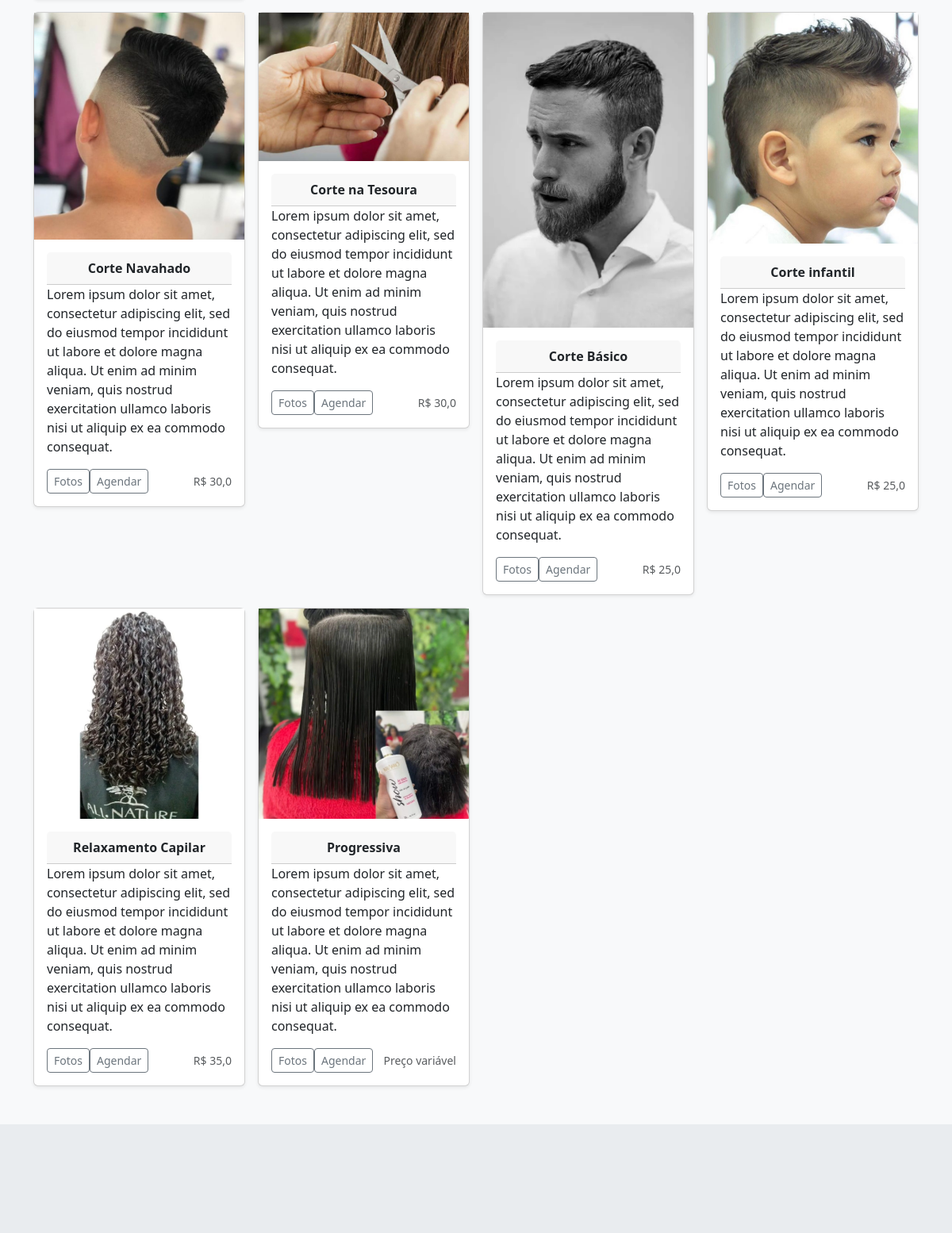
Before: / (middle part) with the older database file.
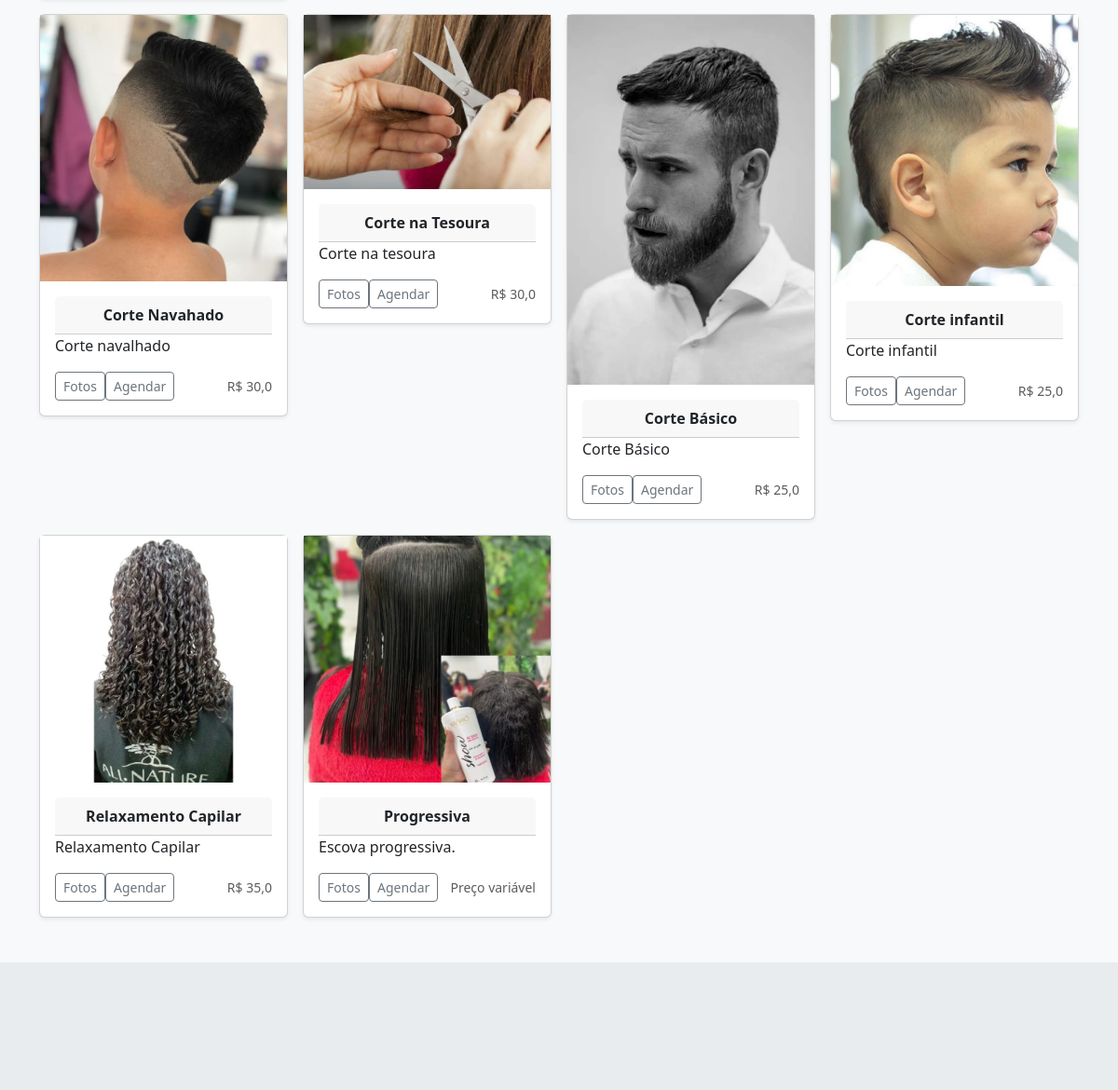
After: the same page with the newer database file.
### apps/agenda/models.py (models this page shows, shortened)
class Servico (models.Model):
    servico = models.TextField(max_length=50)
    descricao = models.TextField(max_length=500, blank=True, null=True)
    tipoServico = models.ForeignKey(TipoServico, on_delete=models.CASCADE)
    fotoPrincipal = models.ImageField(upload_to='fotos/%d/%m/%Y/', blank=True)
    valor = models.FloatField(blank=True, null=True)
    duracao = models.TimeField("Duração")

### apps/agenda/views.py (the view)
# urls.py: path("", views.index),
def index(request):
    context = {
        'servicos' : Servico.objects.all(),
        'horarios' : definir_intervalos(30),
        'formaPagamento' : FormasDePagamento.objects.all()
    }
    if request.method == 'GET':
        return render(request, "agenda/index.html", context=context)
    servicoAgenda = request.POST.get('servicoAgenda', None)
    horarioAgenda = request.POST.get('horarioAgenda', None)
    nomeAgenda  = request.POST.get('nomeAgenda', None)
    telefoneAgenda  = request.POST.get('telefoneAgenda', None)
    formaPagamento = request.POST.get('formaPagamento', None)
    cliente, _ = Cliente.objects.get_or_create(nome=nomeAgenda, celular=telefoneAgenda)
    agendaCriada, _ = Agenda.objects.get_or_create(
        servico = Servico.objects.get(pk=servicoAgenda),
        cliente = cliente,
        horario = datetime.fromtimestamp(int(horarioAgenda)).replace(second=0),
        formaPagamento = FormasDePagamento.objects.get(pk=formaPagamento)
        )
    agendaCriada.save()
    context = {
        'servicos' : Servico.objects.all(),
        'horarios' : definir_intervalos(30),
        'formaPagamento' : FormasDePagamento.objects.all()
    }
    context['agendaCriada'] = agendaCriada
    return render(request, "agenda/index.html", context=context)

### templates/agenda/index.html (shortened to what this page needs)
{% load static %}
<!doctype html>
<html lang="pt-br" data-bs-theme="auto">
<head>
  <link href="{% static 'css/bootstrap.min.css' %}" rel="stylesheet">
  <link href="{% static 'css/album.css' %}" rel="stylesheet">
  <link href="https://cdn.jsdelivr.net/npm/select2@4.1.0-rc.0/dist/css/select2.min.css" rel="stylesheet" />
<link rel="stylesheet" href="https://cdn.jsdelivr.net/npm/@eonasdan/tempus-dominus@6.4.4/dist/css/tempus-dominus.min.css">
</head>
<body>
  <main>
    <div class="album py-5 bg-body-tertiary">
      <div class="container">
        <div class="row row-cols-1 row-cols-sm-2 row-cols-md-4 g-3">
          {% if servicos %}
          {% for servicoObj in servicos %}
            <div class="col">
              <div class="card shadow-sm">
                {% if servicoObj.fotoPrincipal %}
                  <img src="{{ servicoObj.fotoPrincipal.url }}" alt="Sem imagem" />
                {% else %}
                  <img src="{% static 'img/generico.png'  %}" alt="Sem imagem" />
                {% endif %}
                <div class="card-body">
                  <p class="card-header" style="text-align: center ;"><b>{{ servicoObj.servico }}</b></p>
                  <p class="card-text">{{ servicoObj.descricao }}</p>
                  <div class="d-flex justify-content-between align-items-center">
                    <div class="btn-group">
                      <a href="{% url 'servico' servicoObj.id %}"><button type="button" class="btn btn-sm btn-outline-secondary">Fotos</button></a>
                      <a href="#agendar"><button type="button" class="btn btn-sm btn-outline-secondary" onClick="preencherAgenda({{ servicoObj.id }});">Agendar</button></a>
                    </div>
                    {% if servicoObj.valor %}
                      <small class="text-body-secondary">R$ {{ servicoObj.valor }}</small>
                    {% else %}
                      <small class="text-body-secondary">Preço variável</small>
                    {% endif %}
                  </div>
                </div>
              </div>
            </div>
            {% endfor %}
          {% endif %}
        </div>
      </div>
    </div>
    <section id="agendar">
      <div class="album py-5 bg-body-secondary">
        <div class="container">
          <div class="px-4 py-5 my-5 text-center">
          </div>
        </div>
      </div>
    </section>
  </main>
</body>
</html>

### setup/static/css/album.css (style rules this page uses)
:root { --jumbotron-padding-y: 3rem; }

Changed rows visible on the page:
changed Servico "Corte Navahado": descricao "Lorem ipsum dolor sit amet, consectetur adipiscing elit, sed do eiusmod tempor incididunt ut labore et dolore magna aliqua. Ut enim ad minim veniam, quis nostrud exercitation ullamco laboris nisi ut aliquip ex ea commodo consequat." → "Corte navalhado"
changed Servico "Corte na Tesoura": descricao "Lorem ipsum dolor sit amet, consectetur adipiscing elit, sed do eiusmod tempor incididunt ut labore et dolore magna aliqua. Ut enim ad minim veniam, quis nostrud exercitation ullamco laboris nisi ut aliquip ex ea commodo consequat." → "Corte na tesoura"
changed Servico "Corte Básico": descricao "Lorem ipsum dolor sit amet, consectetur adipiscing elit, sed do eiusmod tempor incididunt ut labore et dolore magna aliqua. Ut enim ad minim veniam, quis nostrud exercitation ullamco laboris nisi ut aliquip ex ea commodo consequat." → "Corte Básico"
changed Servico "Corte infantil": descricao "Lorem ipsum dolor sit amet, consectetur adipiscing elit, sed do eiusmod tempor incididunt ut labore et dolore magna aliqua. Ut enim ad minim veniam, quis nostrud exercitation ullamco laboris nisi ut aliquip ex ea commodo consequat." → "Corte infantil"
changed Servico "Relaxamento Capilar": descricao "Lorem ipsum dolor sit amet, consectetur adipiscing elit, sed do eiusmod tempor incididunt ut labore et dolore magna aliqua. Ut enim ad minim veniam, quis nostrud exercitation ullamco laboris nisi ut aliquip ex ea commodo consequat." → "Relaxamento Capilar"
changed Servico "Progressiva": descricao "Lorem ipsum dolor sit amet, consectetur adipiscing elit, sed do eiusmod tempor incididunt ut labore et dolore magna aliqua. Ut enim ad minim veniam, quis nostrud exercitation ullamco laboris nisi ut aliquip ex ea commodo consequat." → "Escova progressiva."
